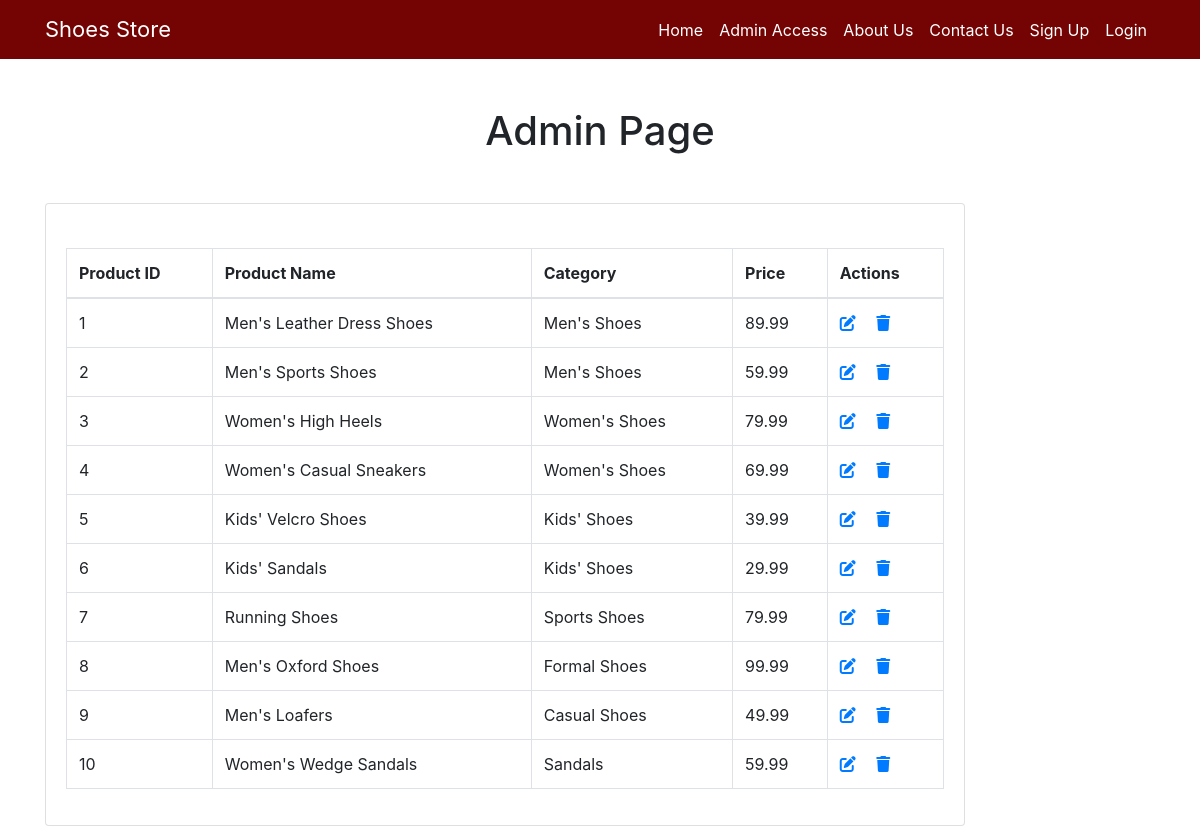
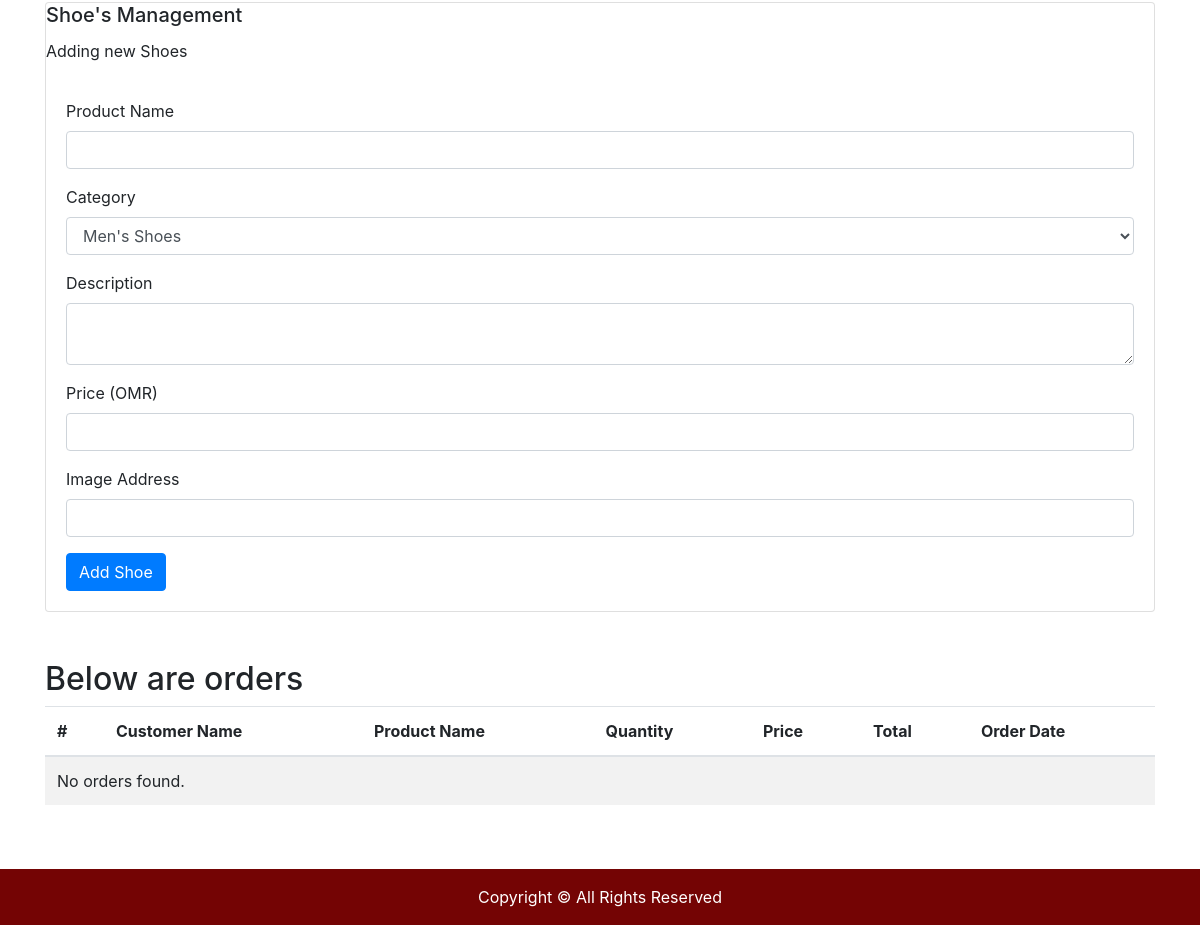
Page /adminhome.php on the committed database (2 pictures, top to bottom).
### tables this page shows
CREATE TABLE Product (
  product_id INT PRIMARY KEY AUTO_INCREMENT,
  category_id INT,
  name VARCHAR(100) NOT NULL,
  description TEXT NOT NULL,
  price DECIMAL(10, 2) NOT NULL,
  image VARCHAR(200) NOT NULL,
  FOREIGN KEY (category_id) REFERENCES Category(category_id)
);

CREATE TABLE Category (
  category_id INT PRIMARY KEY AUTO_INCREMENT,
  name VARCHAR(100) NOT NULL
);

### adminhome.php (the view, shortened to what this page needs)
<!DOCTYPE html>
<html lang="en">
<head>
  <link rel="stylesheet" href="https://cdnjs.cloudflare.com/ajax/libs/font-awesome/6.4.0/css/all.min.css" />
  <link rel="stylesheet" href="https://maxcdn.bootstrapcdn.com/bootstrap/4.0.0/css/bootstrap.min.css">
</head>
<body>
<?php
  include 'navbar.php';
?>
  <div class="container">
    <h1 class="text-center my-5"> Admin Page</h1>
    <div class="row">
  <div class="col-sm-10">
    <div class="card mb-3">
      <div class="card-body">
        <div class="table-responsive mt-4">
        <table class="table table-bordered">
        <thead>
          <tr>
            <th scope="col">Product ID</th>
            <th scope="col">Product Name</th>
            <th scope="col">Category</th>
            <th scope="col">Price</th>
            <th scope="col">Actions</th>
          </tr>
        </thead>
        <tbody>
          <?php
          include_once('dbconnect.php');
          $stmt = $conn->prepare("SELECT p.product_id, p.name, c.name as category_name, p.price FROM Product p JOIN Category c ON p.category_id = c.category_id");
          $stmt->execute();
          $products = $stmt->fetchAll(PDO::FETCH_ASSOC);
          foreach ($products as $product) {
            echo '<tr>';
            echo '<td>' . $product['product_id'] . '</td>';
            echo '<td>' . $product['name'] . '</td>';
            echo '<td>' . $product['category_name'] . '</td>';
            echo '<td>' . $product['price'] . '</td>';
            echo '<td>
                    <a href="edit.php?id=' . $product['product_id'] . '"><i class="fas fa-edit mr-3"></i></a>
                    <a href="deleteProduct.php?product_id=' . $product['product_id'] . '"><i class="fas fa-trash"></i></a>
                  </td>';
            echo '</tr>';
          }
          ?>
        </tbody>
      </table>
        </div>
      </div>
    </div>
  </div>
</div>
<div class="card mb-3">
    <h5 class="card-title">Shoe's Management</h5>
  <p class="card-text">Adding new Shoes</p>
  <div class="card-body">
  <form action="addProduct.php" method="post">
  <div class="form-group">
    <label for="name">Product Name</label>
    <input type="text" class="form-control" id="name" name="name" required>
  </div>
  <div class="form-group">
    <label for="category">Category</label>
    <select class="form-control" id="category" name="category" required>
      <?php
      include_once('dbconnect.php');
      $stmt = $conn->prepare("SELECT * FROM Category");
      $stmt->execute();
      $categories = $stmt->fetchAll(PDO::FETCH_ASSOC);
      foreach ($categories as $category) {
        echo '<option value="' . $category['category_id'] . '">' . $category['name'] . '</option>';
      }
      ?>
    </select>
  </div>
  <div class="form-group">
    <label for="description">Description</label>
    <textarea class="form-control" id="description" name="description" required></textarea>
  </div>
  <div class="form-group">
    <label for="price">Price (OMR)</label>
    <input type="number" class="form-control" id="price" name="price" step="0.01" required>
  </div>
  <div class="form-group">
    <label for="image">Image Address</label>
    <input type="text" class="form-control" id="image" name="image" required>
  </div>
  <button type="submit" class="btn btn-primary">Add Shoe</button>
</form>
</div>
</div>
  </div>
  <div class="container my-5">
  <div class="row">
  <div class="col-md-12">
    <h2>Below are orders</h2>
    <div class="table-responsive">
    <table class="table table-striped table-hover">
  <thead>
    <tr>
      <th scope="col">#</th>
      <th scope="col">Customer Name</th>
      <th scope="col">Product Name</th>
      <th scope="col">Quantity</th>
      <th scope="col">Price</th>
      <th scope="col">Total</th>
      <th scope="col">Order Date</th>
    </tr>
  </thead>
  <tbody>
    <?php
    include_once('dbconnect.php');
    $sql = "SELECT Orders.order_id, myUser.username, Product.name, Orders.quantity, Product.price, Orders.total_price, Orders.order_date
            FROM Orders
            INNER JOIN myUser ON Orders.user_id = myUser.user_id
            INNER JOIN Product ON Orders.product_id = Product.product_id";
    $result = $conn->query($sql);
    if ($result->rowCount() > 0) {
      while ($row = $result->fetch(PDO::FETCH_ASSOC)) {
        echo "<tr>";
        echo "<th scope='row'>" . $row["order_id"] . "</th>";
        echo "<td>" . $row["username"] . "</td>";
        echo "<td>" . $row["name"] . "</td>";
        echo "<td>" . $row["quantity"] . "</td>";
        echo "<td>" . $row["price"] . " OMR</td>";
        echo "<td>" . $row["total_price"] . " OMR</td>";
        echo "<td>" . $row["order_date"] . "</td>";
        echo "</tr>";
      }
    } else {
      echo "<tr><td colspan='7'>No orders found.</td></tr>";
    }
    ?>
  </tbody>
</table>
    </div>
  </div>
</div>
  </div>
  <?php include 'footer.php' ?>
</body>
</html>

### navbar.php (shortened to what this page needs)
<nav class="navbar navbar-expand-lg">
  <div class="container">
    <a class="navbar-brand" href="#">Shoes Store</a>
    <div class="collapse navbar-collapse" id="navbarNav">
    <ul class="navbar-nav ml-auto">
      <?php if (!isset($_SESSION['admin_email']))
      {?>
          <li class="nav-item active">
            <a class="nav-link" href="index.php">Home</a>
          </li>
          <li class="nav-item">
            <a class="nav-link" href="admin.php">Admin Access</a>
          </li>
          <li class="nav-item">
            <a class="nav-link" href="aboutus.php">About Us</a>
          </li>
          <li class="nav-item">
            <a class="nav-link" href="contact.php">Contact Us</a>
          </li>
      <?php
      }
      if (isset($_SESSION['user_email'])) {
        echo '
                <li class="nav-item">
                    <a class="nav-link" href="product.php">Products</a>
                </li>
                <li class="nav-item">
                    <a class="nav-link" href="cart.php">Cart</a>
                </li>
                <li class="nav-item">
                    <a class="nav-link" href="myorder.php">My Order</a>
                </li>
                <li class="nav-item active">
                  <a class="nav-link" href="logout.php"><i class="fas fa-sign-out-alt"></i> Logout</a>
                </li>
              ';
      } else if (isset($_SESSION['admin_email']))
      {
        echo '
        <li class="nav-item active">
                  <a class="nav-link" href="logout.php"><i class="fas fa-sign-out-alt"></i> Logout</a>
                </li>';
      }
      else {
        echo '
                <li class="nav-item">
                  <a class="nav-link" href="signup.php">Sign Up</a>
                </li>
                <li class="nav-item">
                  <a class="nav-link" href="login.php">Login</a>
                </li>
              ';
      }
      ?>
      </ul>
    </div>
  </div>
</nav>

### footer.php
<footer class="text-white text-center p-3" style="margin-top: auto; background : #740404;" >
    Copyright &copy; All Rights Reserved
  </footer>

### adminhome.php (style rules this page uses)
h1 { text-align: center; margin-top: 1rem; margin-bottom: 3rem; }

### navbar.php (style rules this page uses)
.navbar { background : #740404; }
.navbar-brand { color: #FFFFFF; font-size : 22px; }
.navbar li a { color: #FFFFFF; }

### rows in the picture
product: product_id "1", name "Men's Leather Dress Shoes", category.name "Men's Shoes", price "89.99"
product: product_id "2", name "Men's Sports Shoes", category.name "Men's Shoes", price "59.99"
product: product_id "3", name "Women's High Heels", category.name "Women's Shoes", price "79.99"
product: product_id "4", name "Women's Casual Sneakers", category.name "Women's Shoes", price "69.99"
product: product_id "5", name "Kids' Velcro Shoes", category.name "Kids' Shoes", price "39.99"
product: product_id "6", name "Kids' Sandals", category.name "Kids' Shoes", price "29.99"
product: product_id "7", name "Running Shoes", category.name "Sports Shoes", price "79.99"
product: product_id "8", name "Men's Oxford Shoes", category.name "Formal Shoes", price "99.99"
product: product_id "9", name "Men's Loafers", category.name "Casual Shoes", price "49.99"
product: product_id "10", name "Women's Wedge Sandals", category.name "Sandals", price "59.99"

### other values in the picture
form field category "Men's Shoes"
